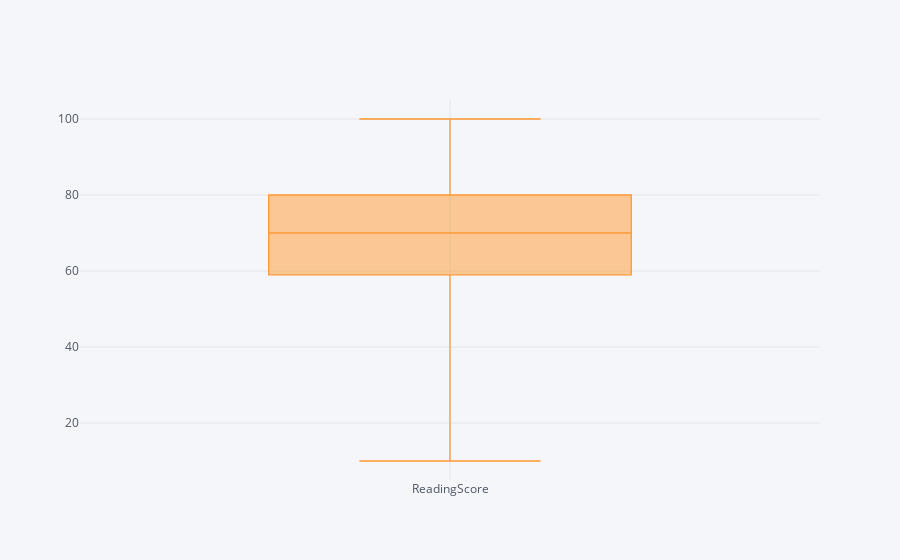

The cell this chart's notebook holds for it:
### Code cell
df['ReadingScore'].iplot(kind = 'box')

### Figure 1 — Plotly figure (JSON) as saved in the notebook; plotly's stock layout.template omitted (floating-point values rounded to 4 significant figures; data arrays with more than 128 entries replaced by an {"elided": "..."} marker saying what was removed)
{"data": [{"boxpoints": false, "line": {"width": 1.3}, "marker": {"color": "rgba(255, 153, 51, 1.0)"}, "name": "ReadingScore", "orientation": "v", "type": "box", "y": {"elided": "30641 int values"}}], "layout": {"legend": {"bgcolor": "#F5F6F9", "font": {"color": "#4D5663"}}, "paper_bgcolor": "#F5F6F9", "plot_bgcolor": "#F5F6F9", "title": {"font": {"color": "#4D5663"}}, "xaxis": {"gridcolor": "#E1E5ED", "showgrid": true, "tickfont": {"color": "#4D5663"}, "title": {"font": {"color": "#4D5663"}, "text": ""}, "zerolinecolor": "#E1E5ED"}, "yaxis": {"gridcolor": "#E1E5ED", "showgrid": true, "tickfont": {"color": "#4D5663"}, "title": {"font": {"color": "#4D5663"}, "text": ""}, "zerolinecolor": "#E1E5ED"}}}
